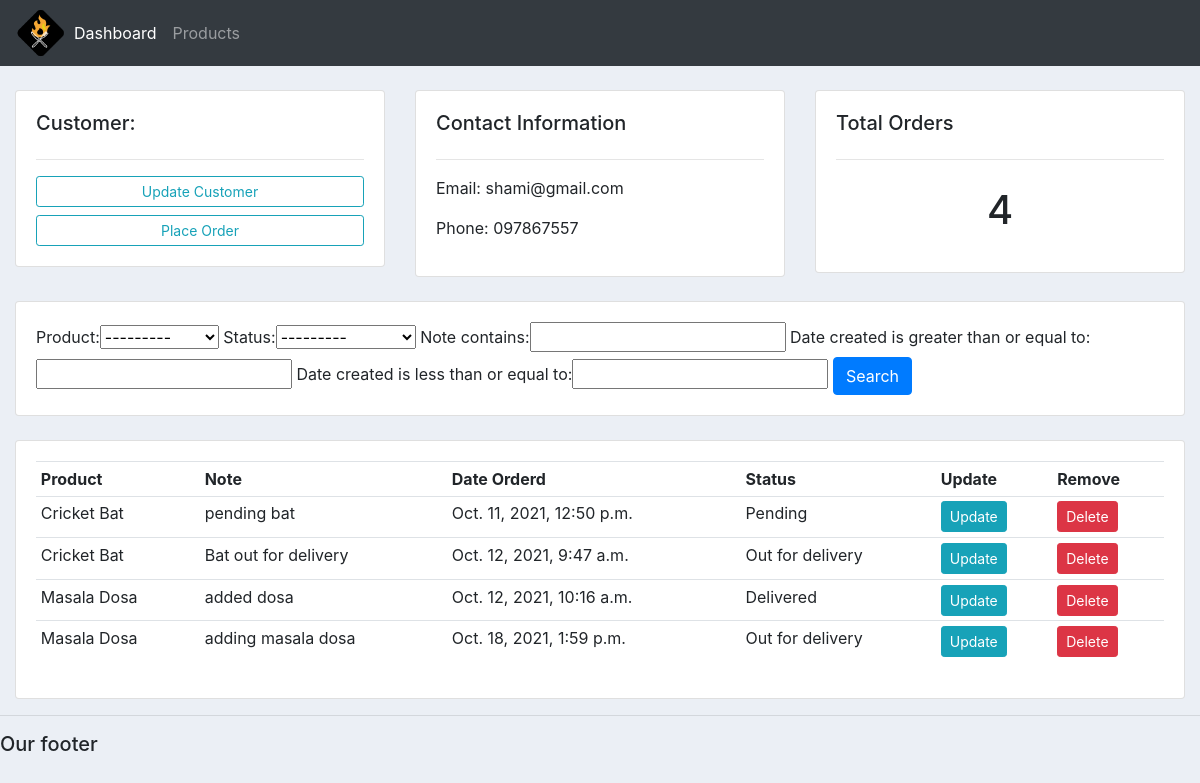
The app's page /costumers/4/ with its own data.
### accounts/models.py (models this page shows, shortened)
class Customer(models.Model):
    name = models.CharField(max_length=200, null=True)
    phone = models.CharField(max_length=20, null=True)
    email = models.CharField(max_length=200, null=True)
    date_created = models.DateTimeField(auto_now_add=True, null=True)

class Order(models.Model):
    STATUS = (
        ('Pending', 'Pending'),
        ('Out for delivery', 'Out for delivery'),
        ('Delivered', 'Delivered')
    )
    customer = models.ForeignKey(Customer, null=True, on_delete=models.SET_NULL)
    product = models.ForeignKey(Product, null=True, on_delete=models.SET_NULL)
    date_created = models.DateTimeField(auto_now_add=True, null=True)
    status = models.CharField(max_length=200, null=True, choices=STATUS)
    note = models.CharField(max_length=1000, null=True)

class Product(models.Model):
    CATEGORY = (
        ('Indoor', 'Indoor'),
        ('Out door', 'Out door')
    )
    name = models.CharField(max_length=200, null=True)
    price = models.FloatField(null=True)
    category = models.CharField(max_length=200, null=True, choices=CATEGORY)
    description = models.CharField(max_length=200, null=True, blank=True)
    date_created = models.DateTimeField(auto_now_add=True, null=True)
    tags = ManyToManyField(Tag)
    def __str__(self):
        return self.name

### accounts/views.py (the view)
# urls.py: path('costumers/<str:cust_id>/', views.costumers, name="costumers"),
def costumers(request, cust_id):
    customer = Customer.objects.get(id=cust_id)
    order = customer.order_set.all()
    total_order = order.count()
    myFilter = OrderFilter()
    dict = {
        'customers':customer, 'orders':order, 'total_orders':total_order, 'myFilter':myFilter
    }
    return render(request, 'accounts/costumers.html', dict)

### accounts/templates/accounts/costumers.html
{% extends 'accounts/main.html' %}
{% block content %}
	<br>
    <div class="row">
        <div class="col-md">
            <div class="card card-body">
                <h5>Customer:</h5>
                <hr>
                <a class="btn btn-outline-info  btn-sm btn-block" href="">Update Customer</a>
                <a class="btn btn-outline-info  btn-sm btn-block" href="{% url 'create_order' customers.id %}">Place Order</a>
            </div>
        </div>
        <div class="col-md">
            <div class="card card-body">
                <h5>Contact Information</h5>
                <hr>
                <p>Email: {{ customers.email }}</p>
                <p>Phone: {{ customers.phone }}</p>
            </div>
        </div>
        <div class="col-md">
            <div class="card card-body">
                <h5>Total Orders</h5>
                <hr>
                <h1 style="text-align: center;padding: 10px">{{ total_orders }}</h1>
            </div>
        </div>
    </div>
    <br>
    <div class="row">
        <div class="col">
            <div class="card card-body">
                <form method="get">
                    {{ myFilter.form }}
                <button class="btn btn-primary" type="submit">Search</button>
            </form>
            </div>
        </div>
    </div>
    <br>
    <div class="row">
        <div class="col-md">
            <div class="card card-body">
                <table class="table table-sm">
                    <tr>
                        <th>Product</th>
                        <th>Note</th>
                        <th>Date Orderd</th>
                        <th>Status</th>
                        <th>Update</th>
                        <th>Remove</th>
                    </tr>
                    {% for order in orders %}
                        <tr>
                            <td>{{ order.product }}</td>
                            <td>{{ order.note }}</td>
                            <td>{{ order.date_created }}</td>
                            <td>{{ order.status }}</td>
                            <td><a class="btn btn-sm btn-info" href="{% url 'update_order' order.id %}">Update</a></td>
                            <td><a class="btn btn-sm btn-danger"href="{% url 'delete_order' order.id %}">Delete</a></td>
                        </tr>
                    {% endfor %}
                </table>
            </div>
        </div>
    </div>
{% endblock %}

### static/css/main.css (style rules this page uses)
body { background-color: #ebeff5; }

### records on screen
Customer: email "shami@gmail.com", phone "097867557"
Order: product "Cricket Bat", note "pending bat", date_created "Oct. 11, 2021, 12:50 p.m.", status "Pending"
Order: product "Cricket Bat", note "Bat out for delivery", date_created "Oct. 12, 2021, 9:47 a.m.", status "Out for delivery"
Order: product "Masala Dosa", note "added dosa", date_created "Oct. 12, 2021, 10:16 a.m.", status "Delivered"
Order: product "Masala Dosa", note "adding masala dosa", date_created "Oct. 18, 2021, 1:59 p.m.", status "Out for delivery"

### other values on screen
{{ total_orders }} "4"
